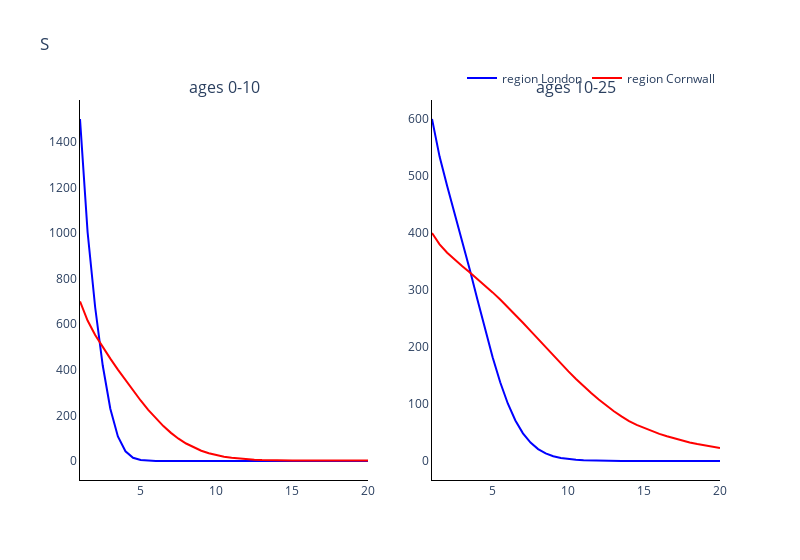
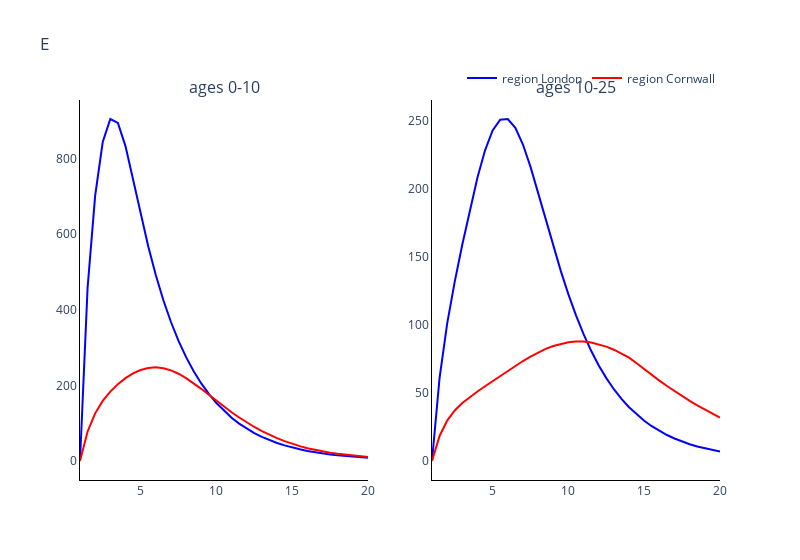
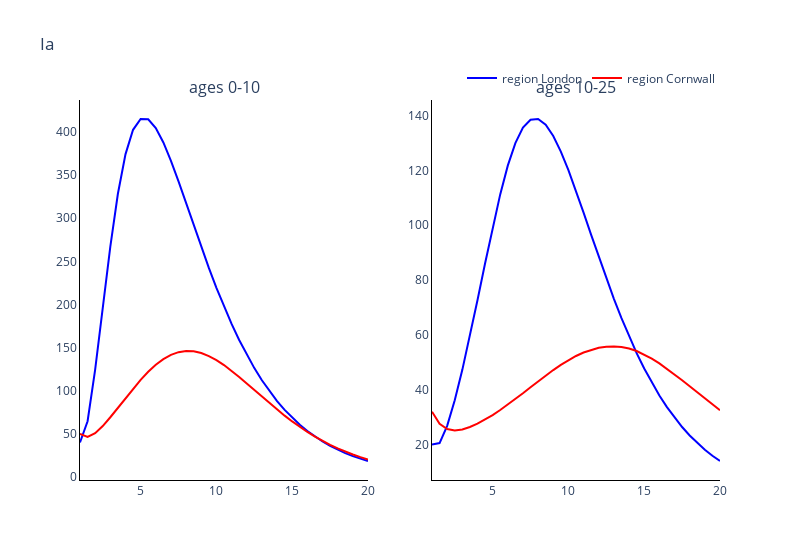
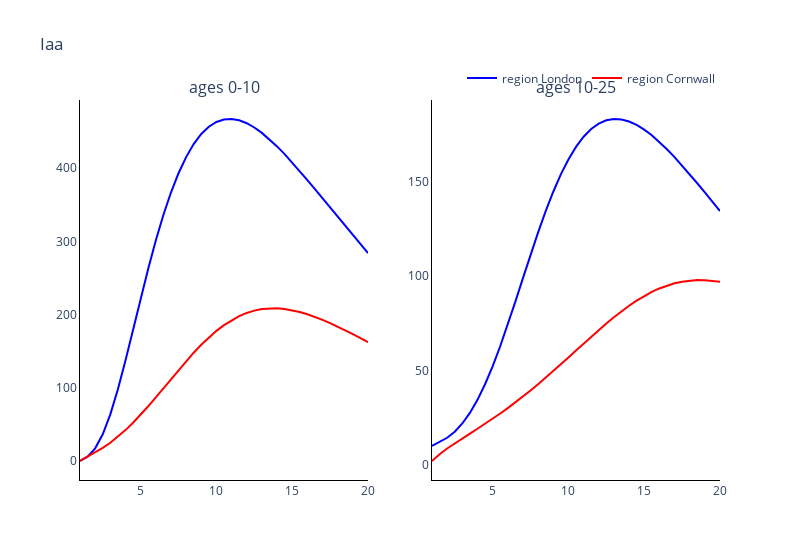

The notebook cell these images were saved under, in order:
### Markdown cell above
### Plot the comparments of the two methods against each other

### Code cell
# Trace names - represent the solver used for the simulation
trace_name = ['region {}'.format(r) for r in regions]

# Compartment list - type and age
comparments = []
for n in model.output_names():
    comparments.append('{}'.format(n))

# Plot for each comparment
for c, comparment in enumerate(comparments):
    fig = go.Figure()
    fig = make_subplots(rows=int(np.ceil(len(age_groups)/2)), cols=2, subplot_titles=tuple('ages {}'.format(a) for a in age_groups))
    # Plot (line plot for each solver method for each age)
    for a, age in enumerate(age_groups):
        if a != 0:
            for o, out in enumerate(outputs):
                fig.add_trace(
                    go.Scatter(
                        y=out[:, c*len(age_groups)+a],
                        x=times,
                        mode='lines',
                        name=trace_name[o],
                        line_color=colours[o],
                        showlegend=False
                    ),
                    row= int(np.floor(a / 2)) + 1,
                    col= a % 2 + 1
                )
        
        else:
            for o, out in enumerate(outputs):
                fig.add_trace(
                    go.Scatter(
                        y=out[:, c*len(age_groups)+a],
                        x=times,
                        mode='lines',
                        name=trace_name[o],
                        line_color=colours[o]
                    ),
                    row= int(np.floor(a / 2)) + 1,
                    col= a % 2 + 1
                )

    # Add axis labels
    fig.update_layout(
        boxmode='group',
        title=comparment, 
        width=800,
        plot_bgcolor='white',
        xaxis=dict(linecolor='black'),
        yaxis=dict(linecolor='black'),
        xaxis2=dict(linecolor='black'),
        yaxis2=dict(linecolor='black'),
        xaxis3=dict(linecolor='black'),
        yaxis3=dict(linecolor='black'),
        xaxis4=dict(linecolor='black'),
        yaxis4=dict(linecolor='black'),
        xaxis5=dict(linecolor='black'),
        yaxis5=dict(linecolor='black'),
        xaxis6=dict(linecolor='black'),
        yaxis6=dict(linecolor='black'),
        xaxis7=dict(linecolor='black'),
        yaxis7=dict(linecolor='black'),
        xaxis8=dict(linecolor='black'),
        yaxis8=dict(linecolor='black'),
        legend=dict(
            orientation="h",
            yanchor="bottom",
            y=1.02,
            xanchor="right",
            x=1
        ))

    fig.show()

### Figure 1 — Plotly figure (JSON) as saved in the notebook; plotly's stock layout.template omitted (floating-point values rounded to 4 significant figures)
{"data": [{"line": {"color": "blue"}, "mode": "lines", "name": "region London", "type": "scatter", "x": [1, 1.5, 2, 2.5, 3, 3.5, 4, 4.5, 5, 5.5, 6, 6.5, 7, 7.5, 8, 8.5, 9, 9.5, 10, 10.5, 11, 11.5, 12, 12.5, 13, 13.5, 14, 14.5, 15, 15.5, 16, 16.5, 17, 17.5, 18, 18.5, 19, 19.5, 20], "xaxis": "x", "y": [1500, 1004.0, 674.3, 418.7, 229.3, 107.6, 42.69, 14.28, 4.055, 0.9853, 0.2107, 0.03953, 0.006654, 0.00104, 0.0001512, 2.21e-05, 3.591e-06, 7.726e-07, -5.682e-07, 6.689e-07, -2.407e-06, 3.507e-06, -1.488e-06, 1.973e-06, -1.563e-07, 8.139e-07, -7.53e-08, -6.118e-08, -5.999e-08, -5.888e-08, -5.784e-08, -5.686e-08, -5.595e-08, -5.509e-08, -5.428e-08, -5.353e-08, -5.282e-08, -5.215e-08, -5.152e-08], "yaxis": "y"}, {"line": {"color": "red"}, "mode": "lines", "name": "region Cornwall", "type": "scatter", "x": [1, 1.5, 2, 2.5, 3, 3.5, 4, 4.5, 5, 5.5, 6, 6.5, 7, 7.5, 8, 8.5, 9, 9.5, 10, 10.5, 11, 11.5, 12, 12.5, 13, 13.5, 14, 14.5, 15, 15.5, 16, 16.5, 17, 17.5, 18, 18.5, 19, 19.5, 20], "xaxis": "x", "y": [700, 616.0, 552.6, 498.7, 449.0, 401.1, 354.4, 308.9, 265.4, 224.4, 186.8, 153.0, 123.4, 97.96, 76.72, 59.25, 45.14, 34.06, 25.53, 18.94, 13.88, 10.14, 7.427, 5.407, 3.908, 2.827, 2.056, 1.883, 1.932, 1.907, 1.896, 1.884, 1.873, 1.863, 1.853, 1.844, 1.835, 1.826, 1.818], "yaxis": "y"}, {"line": {"color": "blue"}, "mode": "lines", "name": "region London", "showlegend": false, "type": "scatter", "x": [1, 1.5, 2, 2.5, 3, 3.5, 4, 4.5, 5, 5.5, 6, 6.5, 7, 7.5, 8, 8.5, 9, 9.5, 10, 10.5, 11, 11.5, 12, 12.5, 13, 13.5, 14, 14.5, 15, 15.5, 16, 16.5, 17, 17.5, 18, 18.5, 19, 19.5, 20], "xaxis": "x2", "y": [600, 534.0, 482.3, 434.4, 385.8, 335.1, 282.9, 231.1, 182.0, 138.1, 100.9, 71.15, 48.58, 32.26, 20.95, 13.37, 8.433, 5.284, 3.303, 2.069, 1.301, 0.8261, 0.5288, 0.3426, 0.2246, 0.1486, 0.1044, 0.08528, 0.06983, 0.05764, 0.04794, 0.04018, 0.03393, 0.02888, 0.02475, 0.02135, 0.01855, 0.01623, 0.01428], "yaxis": "y2"}, {"line": {"color": "red"}, "mode": "lines", "name": "region Cornwall", "showlegend": false, "type": "scatter", "x": [1, 1.5, 2, 2.5, 3, 3.5, 4, 4.5, 5, 5.5, 6, 6.5, 7, 7.5, 8, 8.5, 9, 9.5, 10, 10.5, 11, 11.5, 12, 12.5, 13, 13.5, 14, 14.5, 15, 15.5, 16, 16.5, 17, 17.5, 18, 18.5, 19, 19.5, 20], "xaxis": "x2", "y": [400, 380.1, 365.3, 352.9, 341.6, 330.6, 319.5, 307.9, 295.8, 283.2, 270.1, 256.5, 242.5, 228.2, 213.8, 199.4, 185.1, 171.0, 157.2, 143.9, 131.2, 119.1, 107.8, 97.16, 87.34, 78.32, 70.09, 63.48, 57.81, 52.49, 47.68, 43.31, 39.37, 35.82, 32.63, 29.77, 27.19, 24.89, 22.82], "yaxis": "y2"}], "layout": {"annotations": [{"font": {"size": 16}, "showarrow": false, "text": "ages 0-10", "x": 0.225, "xanchor": "center", "xref": "paper", "y": 1, "yanchor": "bottom", "yref": "paper"}, {"font": {"size": 16}, "showarrow": false, "text": "ages 10-25", "x": 0.775, "xanchor": "center", "xref": "paper", "y": 1, "yanchor": "bottom", "yref": "paper"}], "boxmode": "group", "legend": {"orientation": "h", "x": 1, "xanchor": "right", "y": 1.02, "yanchor": "bottom"}, "plot_bgcolor": "white", "title": {"text": "S"}, "width": 800, "xaxis": {"anchor": "y", "domain": [0, 0.45], "linecolor": "black"}, "xaxis2": {"anchor": "y2", "domain": [0.55, 1], "linecolor": "black"}, "xaxis3": {"linecolor": "black"}, "xaxis4": {"linecolor": "black"}, "xaxis5": {"linecolor": "black"}, "xaxis6": {"linecolor": "black"}, "xaxis7": {"linecolor": "black"}, "xaxis8": {"linecolor": "black"}, "yaxis": {"anchor": "x", "domain": [0, 1], "linecolor": "black"}, "yaxis2": {"anchor": "x2", "domain": [0, 1], "linecolor": "black"}, "yaxis3": {"linecolor": "black"}, "yaxis4": {"linecolor": "black"}, "yaxis5": {"linecolor": "black"}, "yaxis6": {"linecolor": "black"}, "yaxis7": {"linecolor": "black"}, "yaxis8": {"linecolor": "black"}}}

### Figure 2 — Plotly figure (JSON) as saved in the notebook; plotly's stock layout.template omitted (floating-point values rounded to 4 significant figures)
{"data": [{"line": {"color": "blue"}, "mode": "lines", "name": "region London", "type": "scatter", "x": [1, 1.5, 2, 2.5, 3, 3.5, 4, 4.5, 5, 5.5, 6, 6.5, 7, 7.5, 8, 8.5, 9, 9.5, 10, 10.5, 11, 11.5, 12, 12.5, 13, 13.5, 14, 14.5, 15, 15.5, 16, 16.5, 17, 17.5, 18, 18.5, 19, 19.5, 20], "xaxis": "x", "y": [0, 458.2, 702.1, 844.0, 905.0, 894.7, 833.2, 746.3, 654.5, 568.5, 492.1, 425.5, 367.8, 317.9, 274.8, 237.5, 205.3, 177.5, 153.4, 132.6, 114.6, 99.05, 85.62, 74.0, 63.96, 55.29, 47.79, 41.31, 35.7, 30.86, 26.67, 23.05, 19.92, 17.22, 14.89, 12.87, 11.13, 9.62, 8.315], "yaxis": "y"}, {"line": {"color": "red"}, "mode": "lines", "name": "region Cornwall", "type": "scatter", "x": [1, 1.5, 2, 2.5, 3, 3.5, 4, 4.5, 5, 5.5, 6, 6.5, 7, 7.5, 8, 8.5, 9, 9.5, 10, 10.5, 11, 11.5, 12, 12.5, 13, 13.5, 14, 14.5, 15, 15.5, 16, 16.5, 17, 17.5, 18, 18.5, 19, 19.5, 20], "xaxis": "x", "y": [0, 77.83, 126.1, 159.1, 183.7, 203.4, 219.2, 231.8, 240.8, 246.2, 247.8, 245.6, 239.8, 230.9, 219.3, 205.8, 191.0, 175.4, 159.4, 143.9, 129.1, 115.1, 101.9, 89.96, 79.15, 69.42, 60.71, 52.63, 45.44, 39.3, 33.98, 29.38, 25.41, 21.97, 18.99, 16.42, 14.21, 12.29, 10.64], "yaxis": "y"}, {"line": {"color": "blue"}, "mode": "lines", "name": "region London", "showlegend": false, "type": "scatter", "x": [1, 1.5, 2, 2.5, 3, 3.5, 4, 4.5, 5, 5.5, 6, 6.5, 7, 7.5, 8, 8.5, 9, 9.5, 10, 10.5, 11, 11.5, 12, 12.5, 13, 13.5, 14, 14.5, 15, 15.5, 16, 16.5, 17, 17.5, 18, 18.5, 19, 19.5, 20], "xaxis": "x2", "y": [0, 61.17, 100.9, 131.8, 159.1, 184.7, 208.3, 228.2, 242.9, 250.7, 251.3, 244.8, 232.5, 216.1, 197.2, 177.5, 158.0, 139.5, 122.4, 106.9, 93.14, 80.94, 70.24, 60.88, 52.73, 45.65, 39.5, 34.16, 29.54, 25.54, 22.09, 19.09, 16.51, 14.27, 12.34, 10.68, 9.234, 7.983, 6.902], "yaxis": "y2"}, {"line": {"color": "red"}, "mode": "lines", "name": "region Cornwall", "showlegend": false, "type": "scatter", "x": [1, 1.5, 2, 2.5, 3, 3.5, 4, 4.5, 5, 5.5, 6, 6.5, 7, 7.5, 8, 8.5, 9, 9.5, 10, 10.5, 11, 11.5, 12, 12.5, 13, 13.5, 14, 14.5, 15, 15.5, 16, 16.5, 17, 17.5, 18, 18.5, 19, 19.5, 20], "xaxis": "x2", "y": [0, 18.41, 29.69, 37.16, 42.6, 47.07, 51.07, 54.91, 58.71, 62.5, 66.25, 69.92, 73.45, 76.75, 79.74, 82.35, 84.52, 86.18, 87.28, 87.8, 87.72, 87.05, 85.8, 84.02, 81.75, 79.05, 75.97, 71.82, 67.34, 63.14, 59.05, 55.09, 51.28, 47.63, 44.13, 40.81, 37.66, 34.7, 31.91], "yaxis": "y2"}], "layout": {"annotations": [{"font": {"size": 16}, "showarrow": false, "text": "ages 0-10", "x": 0.225, "xanchor": "center", "xref": "paper", "y": 1, "yanchor": "bottom", "yref": "paper"}, {"font": {"size": 16}, "showarrow": false, "text": "ages 10-25", "x": 0.775, "xanchor": "center", "xref": "paper", "y": 1, "yanchor": "bottom", "yref": "paper"}], "boxmode": "group", "legend": {"orientation": "h", "x": 1, "xanchor": "right", "y": 1.02, "yanchor": "bottom"}, "plot_bgcolor": "white", "title": {"text": "E"}, "width": 800, "xaxis": {"anchor": "y", "domain": [0, 0.45], "linecolor": "black"}, "xaxis2": {"anchor": "y2", "domain": [0.55, 1], "linecolor": "black"}, "xaxis3": {"linecolor": "black"}, "xaxis4": {"linecolor": "black"}, "xaxis5": {"linecolor": "black"}, "xaxis6": {"linecolor": "black"}, "xaxis7": {"linecolor": "black"}, "xaxis8": {"linecolor": "black"}, "yaxis": {"anchor": "x", "domain": [0, 1], "linecolor": "black"}, "yaxis2": {"anchor": "x2", "domain": [0, 1], "linecolor": "black"}, "yaxis3": {"linecolor": "black"}, "yaxis4": {"linecolor": "black"}, "yaxis5": {"linecolor": "black"}, "yaxis6": {"linecolor": "black"}, "yaxis7": {"linecolor": "black"}, "yaxis8": {"linecolor": "black"}}}

### Figure 3 — Plotly figure (JSON) as saved in the notebook; plotly's stock layout.template omitted (floating-point values rounded to 4 significant figures)
{"data": [{"line": {"color": "blue"}, "mode": "lines", "name": "region London", "type": "scatter", "x": [1, 1.5, 2, 2.5, 3, 3.5, 4, 4.5, 5, 5.5, 6, 6.5, 7, 7.5, 8, 8.5, 9, 9.5, 10, 10.5, 11, 11.5, 12, 12.5, 13, 13.5, 14, 14.5, 15, 15.5, 16, 16.5, 17, 17.5, 18, 18.5, 19, 19.5, 20], "xaxis": "x", "y": [40, 64.6, 124.5, 196.1, 267.2, 328.4, 374.1, 402.6, 415.1, 414.8, 404.7, 387.9, 366.7, 342.7, 317.5, 291.9, 266.8, 242.4, 219.3, 197.6, 177.4, 158.8, 141.7, 126.2, 112.1, 99.41, 87.98, 77.74, 68.59, 60.44, 53.19, 46.76, 41.06, 36.02, 31.56, 27.62, 24.17, 21.13, 18.47], "yaxis": "y"}, {"line": {"color": "red"}, "mode": "lines", "name": "region Cornwall", "type": "scatter", "x": [1, 1.5, 2, 2.5, 3, 3.5, 4, 4.5, 5, 5.5, 6, 6.5, 7, 7.5, 8, 8.5, 9, 9.5, 10, 10.5, 11, 11.5, 12, 12.5, 13, 13.5, 14, 14.5, 15, 15.5, 16, 16.5, 17, 17.5, 18, 18.5, 19, 19.5, 20], "xaxis": "x", "y": [50, 46.38, 50.69, 58.98, 69.21, 80.24, 91.45, 102.3, 112.6, 121.9, 130.0, 136.6, 141.6, 144.7, 146.2, 145.8, 143.6, 140.2, 135.5, 129.7, 123.1, 115.9, 108.4, 100.7, 93.02, 85.45, 78.11, 71.06, 64.36, 58.04, 52.15, 46.71, 41.72, 37.18, 33.07, 29.34, 25.97, 22.94, 20.24], "yaxis": "y"}, {"line": {"color": "blue"}, "mode": "lines", "name": "region London", "showlegend": false, "type": "scatter", "x": [1, 1.5, 2, 2.5, 3, 3.5, 4, 4.5, 5, 5.5, 6, 6.5, 7, 7.5, 8, 8.5, 9, 9.5, 10, 10.5, 11, 11.5, 12, 12.5, 13, 13.5, 14, 14.5, 15, 15.5, 16, 16.5, 17, 17.5, 18, 18.5, 19, 19.5, 20], "xaxis": "x2", "y": [20, 20.56, 26.85, 36.15, 47.26, 59.57, 72.65, 86.04, 99.14, 111.3, 121.8, 130.0, 135.6, 138.5, 138.8, 136.7, 132.6, 126.9, 120.1, 112.6, 104.6, 96.5, 88.46, 80.64, 73.17, 66.1, 59.49, 53.37, 47.74, 42.58, 37.9, 33.67, 29.85, 26.41, 23.32, 20.55, 18.1, 15.93, 14.0], "yaxis": "y2"}, {"line": {"color": "red"}, "mode": "lines", "name": "region Cornwall", "showlegend": false, "type": "scatter", "x": [1, 1.5, 2, 2.5, 3, 3.5, 4, 4.5, 5, 5.5, 6, 6.5, 7, 7.5, 8, 8.5, 9, 9.5, 10, 10.5, 11, 11.5, 12, 12.5, 13, 13.5, 14, 14.5, 15, 15.5, 16, 16.5, 17, 17.5, 18, 18.5, 19, 19.5, 20], "xaxis": "x2", "y": [32, 27.58, 25.65, 25.16, 25.52, 26.39, 27.62, 29.09, 30.76, 32.59, 34.55, 36.61, 38.73, 40.89, 43.05, 45.16, 47.18, 49.07, 50.8, 52.32, 53.58, 54.58, 55.3, 55.7, 55.78, 55.55, 55.02, 54.12, 52.89, 51.37, 49.6, 47.66, 45.6, 43.45, 41.26, 39.05, 36.84, 34.65, 32.5], "yaxis": "y2"}], "layout": {"annotations": [{"font": {"size": 16}, "showarrow": false, "text": "ages 0-10", "x": 0.225, "xanchor": "center", "xref": "paper", "y": 1, "yanchor": "bottom", "yref": "paper"}, {"font": {"size": 16}, "showarrow": false, "text": "ages 10-25", "x": 0.775, "xanchor": "center", "xref": "paper", "y": 1, "yanchor": "bottom", "yref": "paper"}], "boxmode": "group", "legend": {"orientation": "h", "x": 1, "xanchor": "right", "y": 1.02, "yanchor": "bottom"}, "plot_bgcolor": "white", "title": {"text": "Ia"}, "width": 800, "xaxis": {"anchor": "y", "domain": [0, 0.45], "linecolor": "black"}, "xaxis2": {"anchor": "y2", "domain": [0.55, 1], "linecolor": "black"}, "xaxis3": {"linecolor": "black"}, "xaxis4": {"linecolor": "black"}, "xaxis5": {"linecolor": "black"}, "xaxis6": {"linecolor": "black"}, "xaxis7": {"linecolor": "black"}, "xaxis8": {"linecolor": "black"}, "yaxis": {"anchor": "x", "domain": [0, 1], "linecolor": "black"}, "yaxis2": {"anchor": "x2", "domain": [0, 1], "linecolor": "black"}, "yaxis3": {"linecolor": "black"}, "yaxis4": {"linecolor": "black"}, "yaxis5": {"linecolor": "black"}, "yaxis6": {"linecolor": "black"}, "yaxis7": {"linecolor": "black"}, "yaxis8": {"linecolor": "black"}}}

### Figure 4 — Plotly figure (JSON) as saved in the notebook; plotly's stock layout.template omitted (floating-point values rounded to 4 significant figures)
{"data": [{"line": {"color": "blue"}, "mode": "lines", "name": "region London", "type": "scatter", "x": [1, 1.5, 2, 2.5, 3, 3.5, 4, 4.5, 5, 5.5, 6, 6.5, 7, 7.5, 8, 8.5, 9, 9.5, 10, 10.5, 11, 11.5, 12, 12.5, 13, 13.5, 14, 14.5, 15, 15.5, 16, 16.5, 17, 17.5, 18, 18.5, 19, 19.5, 20], "xaxis": "x", "y": [0, 5.976, 17.31, 36.48, 63.72, 97.96, 137.2, 179.2, 221.7, 262.8, 301.2, 336.1, 366.8, 393.2, 415.3, 433.1, 446.8, 456.8, 463.3, 466.7, 467.3, 465.5, 461.5, 455.7, 448.4, 439.7, 429.9, 419.3, 408.0, 396.1, 383.9, 371.4, 358.7, 346.0, 333.4, 320.8, 308.4, 296.2, 284.2], "yaxis": "y"}, {"line": {"color": "red"}, "mode": "lines", "name": "region Cornwall", "type": "scatter", "x": [1, 1.5, 2, 2.5, 3, 3.5, 4, 4.5, 5, 5.5, 6, 6.5, 7, 7.5, 8, 8.5, 9, 9.5, 10, 10.5, 11, 11.5, 12, 12.5, 13, 13.5, 14, 14.5, 15, 15.5, 16, 16.5, 17, 17.5, 18, 18.5, 19, 19.5, 20], "xaxis": "x", "y": [0, 5.902, 11.62, 17.88, 25.0, 33.12, 42.22, 52.28, 63.16, 74.74, 86.85, 99.28, 111.8, 124.3, 136.4, 148.0, 158.9, 168.9, 177.8, 185.7, 192.4, 198.0, 202.3, 205.5, 207.6, 208.6, 208.6, 207.7, 206.1, 203.6, 200.6, 197.0, 192.9, 188.4, 183.6, 178.5, 173.2, 167.9, 162.4], "yaxis": "y"}, {"line": {"color": "blue"}, "mode": "lines", "name": "region London", "showlegend": false, "type": "scatter", "x": [1, 1.5, 2, 2.5, 3, 3.5, 4, 4.5, 5, 5.5, 6, 6.5, 7, 7.5, 8, 8.5, 9, 9.5, 10, 10.5, 11, 11.5, 12, 12.5, 13, 13.5, 14, 14.5, 15, 15.5, 16, 16.5, 17, 17.5, 18, 18.5, 19, 19.5, 20], "xaxis": "x2", "y": [10, 11.96, 14.3, 17.52, 21.86, 27.46, 34.38, 42.62, 52.11, 62.73, 74.24, 86.37, 98.77, 111.1, 123.0, 134.2, 144.5, 153.7, 161.6, 168.3, 173.6, 177.7, 180.6, 182.3, 183.0, 182.8, 181.7, 179.9, 177.4, 174.4, 170.9, 167.0, 162.8, 158.4, 153.8, 149.0, 144.2, 139.2, 134.3], "yaxis": "y2"}, {"line": {"color": "red"}, "mode": "lines", "name": "region Cornwall", "showlegend": false, "type": "scatter", "x": [1, 1.5, 2, 2.5, 3, 3.5, 4, 4.5, 5, 5.5, 6, 6.5, 7, 7.5, 8, 8.5, 9, 9.5, 10, 10.5, 11, 11.5, 12, 12.5, 13, 13.5, 14, 14.5, 15, 15.5, 16, 16.5, 17, 17.5, 18, 18.5, 19, 19.5, 20], "xaxis": "x2", "y": [2, 5.586, 8.616, 11.36, 13.96, 16.52, 19.08, 21.69, 24.37, 27.14, 30.0, 32.98, 36.08, 39.29, 42.62, 46.05, 49.57, 53.17, 56.81, 60.48, 64.15, 67.78, 71.33, 74.78, 78.1, 81.25, 84.19, 86.91, 89.36, 91.49, 93.34, 94.86, 96.05, 96.93, 97.48, 97.74, 97.71, 97.41, 96.86], "yaxis": "y2"}], "layout": {"annotations": [{"font": {"size": 16}, "showarrow": false, "text": "ages 0-10", "x": 0.225, "xanchor": "center", "xref": "paper", "y": 1, "yanchor": "bottom", "yref": "paper"}, {"font": {"size": 16}, "showarrow": false, "text": "ages 10-25", "x": 0.775, "xanchor": "center", "xref": "paper", "y": 1, "yanchor": "bottom", "yref": "paper"}], "boxmode": "group", "legend": {"orientation": "h", "x": 1, "xanchor": "right", "y": 1.02, "yanchor": "bottom"}, "plot_bgcolor": "white", "title": {"text": "Iaa"}, "width": 800, "xaxis": {"anchor": "y", "domain": [0, 0.45], "linecolor": "black"}, "xaxis2": {"anchor": "y2", "domain": [0.55, 1], "linecolor": "black"}, "xaxis3": {"linecolor": "black"}, "xaxis4": {"linecolor": "black"}, "xaxis5": {"linecolor": "black"}, "xaxis6": {"linecolor": "black"}, "xaxis7": {"linecolor": "black"}, "xaxis8": {"linecolor": "black"}, "yaxis": {"anchor": "x", "domain": [0, 1], "linecolor": "black"}, "yaxis2": {"anchor": "x2", "domain": [0, 1], "linecolor": "black"}, "yaxis3": {"linecolor": "black"}, "yaxis4": {"linecolor": "black"}, "yaxis5": {"linecolor": "black"}, "yaxis6": {"linecolor": "black"}, "yaxis7": {"linecolor": "black"}, "yaxis8": {"linecolor": "black"}}}
